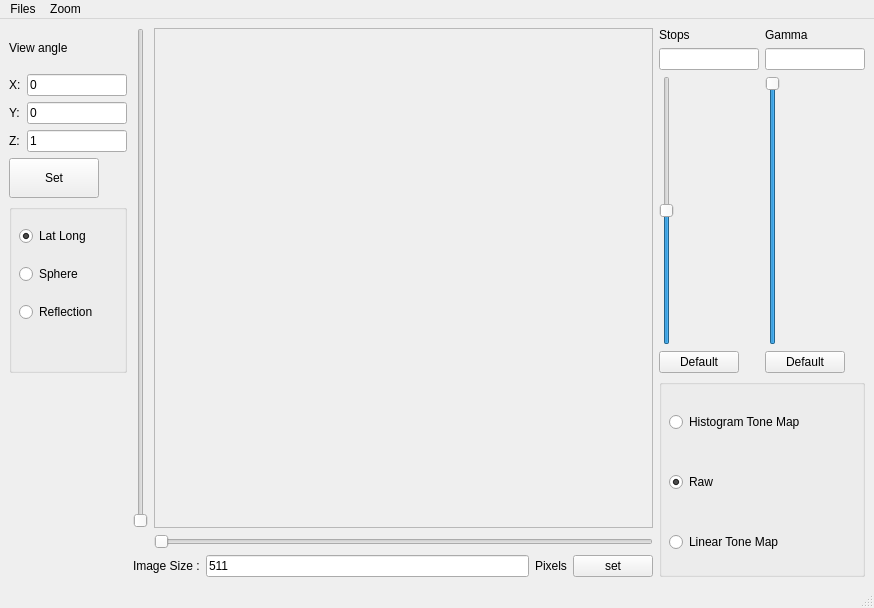
<?xml version="1.0" encoding="UTF-8"?>
<ui version="4.0">
 <class>MainWindow</class>
 <widget class="QMainWindow" name="MainWindow">
  <property name="geometry">
   <rect>
    <x>0</x>
    <y>0</y>
    <width>874</width>
    <height>608</height>
   </rect>
  </property>
  <property name="windowTitle">
   <string>MainWindow</string>
  </property>
  <widget class="QWidget" name="centralwidget">
   <layout class="QGridLayout" name="gridLayout_5">
    <item row="0" column="0">
     <layout class="QVBoxLayout" name="verticalLayout_2">
      <item>
       <widget class="QLabel" name="label_5">
        <property name="sizePolicy">
         <sizepolicy hsizetype="Minimum" vsizetype="Minimum">
          <horstretch>0</horstretch>
          <verstretch>0</verstretch>
         </sizepolicy>
        </property>
        <property name="maximumSize">
         <size>
          <width>90</width>
          <height>16777215</height>
         </size>
        </property>
        <property name="text">
         <string>View angle</string>
        </property>
       </widget>
      </item>
      <item>
       <layout class="QGridLayout" name="gridLayout_3">
        <item row="1" column="1">
         <widget class="QLineEdit" name="lineEdit_4">
          <property name="sizePolicy">
           <sizepolicy hsizetype="Minimum" vsizetype="Minimum">
            <horstretch>0</horstretch>
            <verstretch>0</verstretch>
           </sizepolicy>
          </property>
          <property name="maximumSize">
           <size>
            <width>100</width>
            <height>16777215</height>
           </size>
          </property>
          <property name="text">
           <string>0</string>
          </property>
         </widget>
        </item>
        <item row="0" column="0">
         <widget class="QLabel" name="label_6">
          <property name="sizePolicy">
           <sizepolicy hsizetype="Minimum" vsizetype="Minimum">
            <horstretch>0</horstretch>
            <verstretch>0</verstretch>
           </sizepolicy>
          </property>
          <property name="text">
           <string>X:</string>
          </property>
         </widget>
        </item>
        <item row="2" column="0">
         <widget class="QLabel" name="label_8">
          <property name="sizePolicy">
           <sizepolicy hsizetype="Minimum" vsizetype="Minimum">
            <horstretch>0</horstretch>
            <verstretch>0</verstretch>
           </sizepolicy>
          </property>
          <property name="text">
           <string>Z:</string>
          </property>
         </widget>
        </item>
        <item row="1" column="0">
         <widget class="QLabel" name="label_7">
          <property name="sizePolicy">
           <sizepolicy hsizetype="Minimum" vsizetype="Minimum">
            <horstretch>0</horstretch>
            <verstretch>0</verstretch>
           </sizepolicy>
          </property>
          <property name="text">
           <string>Y:</string>
          </property>
         </widget>
        </item>
        <item row="2" column="1">
         <widget class="QLineEdit" name="lineEdit_5">
          <property name="sizePolicy">
           <sizepolicy hsizetype="Minimum" vsizetype="Minimum">
            <horstretch>0</horstretch>
            <verstretch>0</verstretch>
           </sizepolicy>
          </property>
          <property name="maximumSize">
           <size>
            <width>100</width>
            <height>16777215</height>
           </size>
          </property>
          <property name="text">
           <string>1</string>
          </property>
         </widget>
        </item>
        <item row="0" column="1">
         <widget class="QLineEdit" name="lineEdit_3">
          <property name="sizePolicy">
           <sizepolicy hsizetype="Minimum" vsizetype="Minimum">
            <horstretch>0</horstretch>
            <verstretch>0</verstretch>
           </sizepolicy>
          </property>
          <property name="maximumSize">
           <size>
            <width>100</width>
            <height>16777215</height>
           </size>
          </property>
          <property name="text">
           <string>0</string>
          </property>
         </widget>
        </item>
       </layout>
      </item>
      <item>
       <widget class="QPushButton" name="pushButton_4">
        <property name="sizePolicy">
         <sizepolicy hsizetype="Minimum" vsizetype="Minimum">
          <horstretch>0</horstretch>
          <verstretch>0</verstretch>
         </sizepolicy>
        </property>
        <property name="maximumSize">
         <size>
          <width>90</width>
          <height>16777215</height>
         </size>
        </property>
        <property name="text">
         <string>Set</string>
        </property>
       </widget>
      </item>
     </layout>
    </item>
    <item row="0" column="1" rowspan="3">
     <layout class="QGridLayout" name="gridLayout_4">
      <item row="0" column="0">
       <widget class="QSlider" name="verticalSlider">
        <property name="minimum">
         <number>0</number>
        </property>
        <property name="maximum">
         <number>200000</number>
        </property>
        <property name="orientation">
         <enum>Qt::Vertical</enum>
        </property>
       </widget>
      </item>
      <item row="1" column="1">
       <widget class="QSlider" name="horizontalSlider">
        <property name="maximum">
         <number>200000</number>
        </property>
        <property name="orientation">
         <enum>Qt::Horizontal</enum>
        </property>
       </widget>
      </item>
      <item row="0" column="1">
       <widget class="QScrollArea" name="scrollArea">
        <property name="enabled">
         <bool>true</bool>
        </property>
        <property name="minimumSize">
         <size>
          <width>0</width>
          <height>400</height>
         </size>
        </property>
        <property name="mouseTracking">
         <bool>false</bool>
        </property>
        <property name="widgetResizable">
         <bool>true</bool>
        </property>
        <widget class="QWidget" name="scrollAreaWidgetContents_2">
         <property name="geometry">
          <rect>
           <x>0</x>
           <y>0</y>
           <width>483</width>
           <height>398</height>
          </rect>
         </property>
         <layout class="QGridLayout" name="gridLayout_2">
          <item row="0" column="0">
           <widget class="QLabel" name="imageLabel">
            <property name="sizePolicy">
             <sizepolicy hsizetype="Expanding" vsizetype="MinimumExpanding">
              <horstretch>0</horstretch>
              <verstretch>0</verstretch>
             </sizepolicy>
            </property>
            <property name="text">
             <string/>
            </property>
           </widget>
          </item>
         </layout>
        </widget>
       </widget>
      </item>
     </layout>
    </item>
    <item row="0" column="2" rowspan="2">
     <layout class="QGridLayout" name="gridLayout">
      <item row="0" column="0">
       <widget class="QLabel" name="label_2">
        <property name="sizePolicy">
         <sizepolicy hsizetype="Fixed" vsizetype="Preferred">
          <horstretch>0</horstretch>
          <verstretch>0</verstretch>
         </sizepolicy>
        </property>
        <property name="text">
         <string>Stops</string>
        </property>
       </widget>
      </item>
      <item row="0" column="1">
       <widget class="QLabel" name="label_3">
        <property name="sizePolicy">
         <sizepolicy hsizetype="Fixed" vsizetype="Preferred">
          <horstretch>0</horstretch>
          <verstretch>0</verstretch>
         </sizepolicy>
        </property>
        <property name="text">
         <string>Gamma</string>
        </property>
       </widget>
      </item>
      <item row="1" column="0">
       <widget class="QLineEdit" name="lineEdit_1">
        <property name="sizePolicy">
         <sizepolicy hsizetype="Fixed" vsizetype="Fixed">
          <horstretch>0</horstretch>
          <verstretch>0</verstretch>
         </sizepolicy>
        </property>
        <property name="maximumSize">
         <size>
          <width>100</width>
          <height>16777215</height>
         </size>
        </property>
       </widget>
      </item>
      <item row="1" column="1">
       <widget class="QLineEdit" name="lineEdit_2">
        <property name="sizePolicy">
         <sizepolicy hsizetype="Fixed" vsizetype="Fixed">
          <horstretch>0</horstretch>
          <verstretch>0</verstretch>
         </sizepolicy>
        </property>
        <property name="maximumSize">
         <size>
          <width>100</width>
          <height>16777215</height>
         </size>
        </property>
       </widget>
      </item>
      <item row="2" column="0">
       <widget class="QSlider" name="verticalSlider_1">
        <property name="minimum">
         <number>-500000</number>
        </property>
        <property name="maximum">
         <number>1000000</number>
        </property>
        <property name="value">
         <number>0</number>
        </property>
        <property name="orientation">
         <enum>Qt::Vertical</enum>
        </property>
       </widget>
      </item>
      <item row="2" column="1">
       <widget class="QSlider" name="verticalSlider_2">
        <property name="maximum">
         <number>1000000</number>
        </property>
        <property name="value">
         <number>100000</number>
        </property>
        <property name="sliderPosition">
         <number>100000</number>
        </property>
        <property name="orientation">
         <enum>Qt::Vertical</enum>
        </property>
       </widget>
      </item>
      <item row="3" column="0">
       <widget class="QPushButton" name="pushButton_1">
        <property name="sizePolicy">
         <sizepolicy hsizetype="Fixed" vsizetype="Fixed">
          <horstretch>0</horstretch>
          <verstretch>0</verstretch>
         </sizepolicy>
        </property>
        <property name="text">
         <string>Default</string>
        </property>
       </widget>
      </item>
      <item row="3" column="1">
       <widget class="QPushButton" name="pushButton_2">
        <property name="sizePolicy">
         <sizepolicy hsizetype="Fixed" vsizetype="Fixed">
          <horstretch>0</horstretch>
          <verstretch>0</verstretch>
         </sizepolicy>
        </property>
        <property name="text">
         <string>Default</string>
        </property>
       </widget>
      </item>
     </layout>
    </item>
    <item row="1" column="0">
     <widget class="QGroupBox" name="groupBox">
      <property name="title">
       <string/>
      </property>
      <widget class="QWidget" name="layoutWidget">
       <property name="geometry">
        <rect>
         <x>10</x>
         <y>10</y>
         <width>101</width>
         <height>121</height>
        </rect>
       </property>
       <layout class="QVBoxLayout" name="verticalLayout_3">
        <item>
         <widget class="QRadioButton" name="radioButton_4">
          <property name="sizePolicy">
           <sizepolicy hsizetype="Fixed" vsizetype="Fixed">
            <horstretch>0</horstretch>
            <verstretch>0</verstretch>
           </sizepolicy>
          </property>
          <property name="text">
           <string>Lat Long</string>
          </property>
          <property name="checked">
           <bool>true</bool>
          </property>
         </widget>
        </item>
        <item>
         <widget class="QRadioButton" name="radioButton_5">
          <property name="sizePolicy">
           <sizepolicy hsizetype="Fixed" vsizetype="Fixed">
            <horstretch>0</horstretch>
            <verstretch>0</verstretch>
           </sizepolicy>
          </property>
          <property name="text">
           <string>Sphere</string>
          </property>
         </widget>
        </item>
        <item>
         <widget class="QRadioButton" name="radioButton_6">
          <property name="sizePolicy">
           <sizepolicy hsizetype="Fixed" vsizetype="Fixed">
            <horstretch>0</horstretch>
            <verstretch>0</verstretch>
           </sizepolicy>
          </property>
          <property name="text">
           <string>Reflection</string>
          </property>
         </widget>
        </item>
       </layout>
      </widget>
     </widget>
    </item>
    <item row="2" column="2" rowspan="2">
     <layout class="QVBoxLayout" name="verticalLayout">
      <item>
       <widget class="QGroupBox" name="groupBox_2">
        <property name="title">
         <string/>
        </property>
        <widget class="QRadioButton" name="radioButton_1">
         <property name="geometry">
          <rect>
           <x>10</x>
           <y>30</y>
           <width>164</width>
           <height>26</height>
          </rect>
         </property>
         <property name="sizePolicy">
          <sizepolicy hsizetype="Fixed" vsizetype="Fixed">
           <horstretch>0</horstretch>
           <verstretch>0</verstretch>
          </sizepolicy>
         </property>
         <property name="text">
          <string>Histogram Tone Map</string>
         </property>
        </widget>
        <widget class="QRadioButton" name="radioButton_3">
         <property name="geometry">
          <rect>
           <x>10</x>
           <y>90</y>
           <width>56</width>
           <height>26</height>
          </rect>
         </property>
         <property name="sizePolicy">
          <sizepolicy hsizetype="Fixed" vsizetype="Fixed">
           <horstretch>0</horstretch>
           <verstretch>0</verstretch>
          </sizepolicy>
         </property>
         <property name="text">
          <string>Raw</string>
         </property>
         <property name="checked">
          <bool>true</bool>
         </property>
        </widget>
        <widget class="QRadioButton" name="radioButton_2">
         <property name="geometry">
          <rect>
           <x>10</x>
           <y>150</y>
           <width>137</width>
           <height>26</height>
          </rect>
         </property>
         <property name="sizePolicy">
          <sizepolicy hsizetype="Fixed" vsizetype="Fixed">
           <horstretch>0</horstretch>
           <verstretch>0</verstretch>
          </sizepolicy>
         </property>
         <property name="text">
          <string>Linear Tone Map</string>
         </property>
         <property name="checked">
          <bool>false</bool>
         </property>
        </widget>
       </widget>
      </item>
     </layout>
    </item>
    <item row="3" column="1">
     <layout class="QHBoxLayout" name="horizontalLayout_3">
      <item>
       <layout class="QHBoxLayout" name="horizontalLayout_2">
        <item>
         <widget class="QLabel" name="label">
          <property name="text">
           <string>Image Size :</string>
          </property>
         </widget>
        </item>
        <item>
         <widget class="QLineEdit" name="lineEdit">
          <property name="text">
           <string>511</string>
          </property>
         </widget>
        </item>
       </layout>
      </item>
      <item>
       <widget class="QLabel" name="label_4">
        <property name="text">
         <string>Pixels</string>
        </property>
       </widget>
      </item>
      <item>
       <widget class="QPushButton" name="pushButton">
        <property name="sizePolicy">
         <sizepolicy hsizetype="Fixed" vsizetype="Fixed">
          <horstretch>0</horstretch>
          <verstretch>0</verstretch>
         </sizepolicy>
        </property>
        <property name="text">
         <string>set</string>
        </property>
       </widget>
      </item>
     </layout>
    </item>
   </layout>
  </widget>
  <widget class="QMenuBar" name="menubar">
   <property name="geometry">
    <rect>
     <x>0</x>
     <y>0</y>
     <width>874</width>
     <height>29</height>
    </rect>
   </property>
   <widget class="QMenu" name="menuFiles">
    <property name="title">
     <string>Files</string>
    </property>
    <widget class="QMenu" name="menuSave">
     <property name="title">
      <string>Save</string>
     </property>
     <addaction name="actionSave_PPM"/>
     <addaction name="actionSave_PFM"/>
    </widget>
    <addaction name="action_Open"/>
    <addaction name="menuSave"/>
    <addaction name="actionReset"/>
   </widget>
   <widget class="QMenu" name="menuZoom">
    <property name="title">
     <string>Zoom</string>
    </property>
    <addaction name="actionZoom_in"/>
    <addaction name="actionZoom_out"/>
   </widget>
   <addaction name="menuFiles"/>
   <addaction name="menuZoom"/>
  </widget>
  <widget class="QStatusBar" name="statusbar"/>
  <action name="action_Open">
   <property name="text">
    <string>&amp;Open</string>
   </property>
  </action>
  <action name="actionSave_PPM">
   <property name="text">
    <string>Save PPM</string>
   </property>
  </action>
  <action name="actionSave_PFM">
   <property name="text">
    <string>Save PFM</string>
   </property>
  </action>
  <action name="actionReset">
   <property name="text">
    <string>Reset</string>
   </property>
  </action>
  <action name="actionZoom_in">
   <property name="text">
    <string>Zoom in (+2)</string>
   </property>
  </action>
  <action name="actionZoom_out">
   <property name="text">
    <string>Zoom out (-2)</string>
   </property>
  </action>
 </widget>
 <resources/>
 <connections/>
 <slots>
  <slot>stops_changed()</slot>
 </slots>
</ui>
